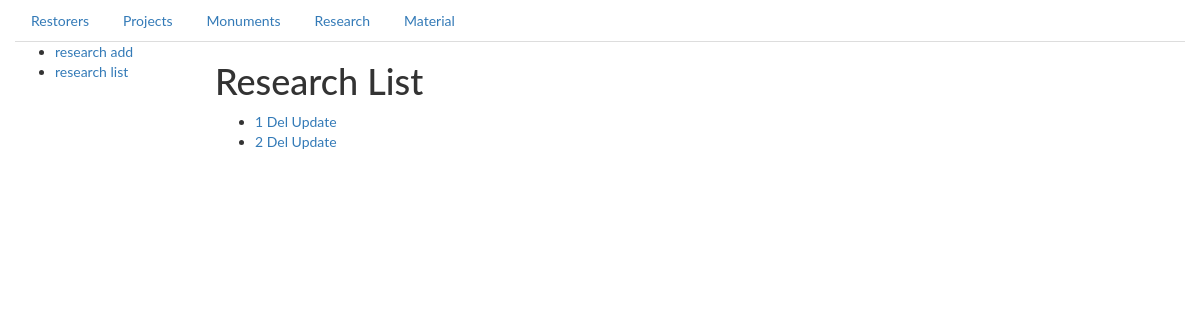
Page /research/list on the earlier database version.
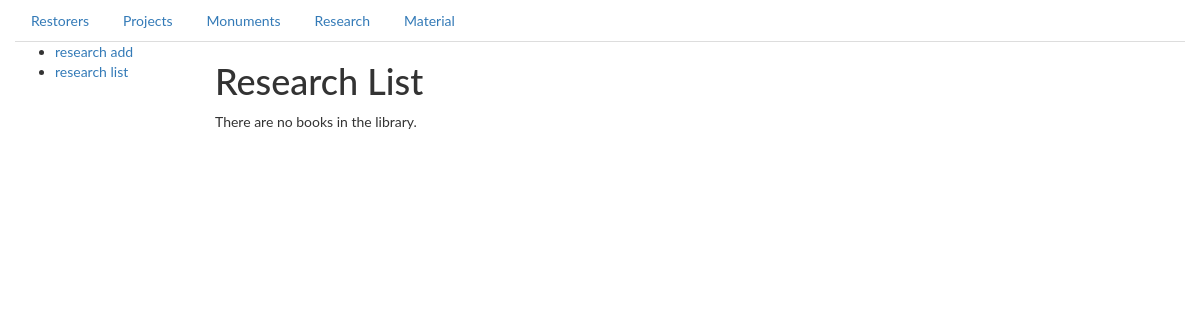
Same page on the later database version.
### catalogWeb/models.py (models this page shows)
class Research(AlbumMixin, models.Model):
    monument = models.ForeignKey(Monument, blank=True, null=True, on_delete=models.PROTECT)
    project = models.ForeignKey(Project, blank=True, null=True, on_delete=models.CASCADE)
    UVA = models.BooleanField()
    UVC = models.BooleanField()
    RUVA = models.BooleanField()
    IR = models.BooleanField()
    RTG = models.BooleanField()
    CT = models.BooleanField()
    ch_t_research = models.BooleanField()
    sondazny = models.CharField(max_length=200)
    other = models.CharField(max_length=200)
    album = models.OneToOneField('album.Album', null=True)
    def __str__(self):
        return '%s' % self.id

### catalogWeb/views/research.py (the view)
# urls.py: url(r'research/list', views.ResearchListView.as_view(), name='researchList'),
class ResearchListView(generic.ListView):
    model = Research
    template_name = 'catalogWeb/research/research_list.html'
    paginate_by = 4

### catalogWeb/templates/catalogWeb/research/research_list.html
{% extends "base_generic.html" %}
{% block sidebar %}
  <ul class="sidebar-nav">
    <li><a href="{% url 'researchCreate' %}">research add</a></li>
    <li><a href="{% url 'researchList' %}">research list</a></li>
  </ul>
{% endblock sidebar %}
{% block content %}
    <h1>Research List</h1>
    {% if research_list %}
    <ul>
      {% for research in research_list %}
      <li>
        <a href="{% url 'researchDetail' research.id %}"> {{  research }}</a>
          <a href="{% url 'researchDelete' research.id %}"> Del</a>
            <a href="{% url 'researchUpdate' research.id %}"> Update</a>
      </li>
      {% endfor %}
    </ul>
    {% else %}
      <p>There are no books in the library.</p>
    {% endif %}
{% endblock %}

Differences in the rows shown:
removed Research: id "1"
removed Research: id "2"
Other differences:
text now shown: "There are no books in the library."
